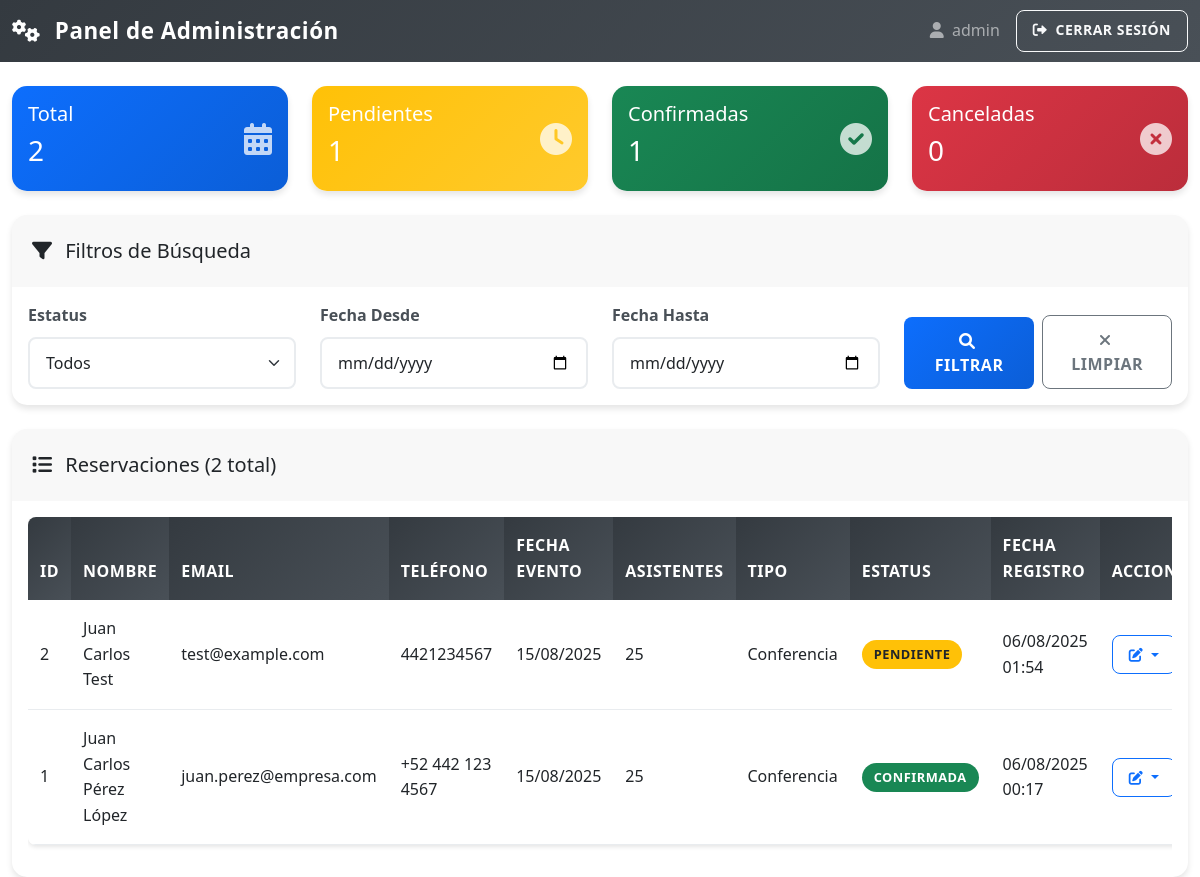
The page /?route=admin/dashboard (signed in) on the database its author committed.
### tables this page shows
CREATE TABLE reservaciones (
                id INTEGER PRIMARY KEY AUTOINCREMENT,
                nombre_completo VARCHAR(100) NOT NULL,
                email VARCHAR(100) NOT NULL,
                telefono VARCHAR(20) NOT NULL,
                fecha_evento DATE NOT NULL,
                numero_asistentes INTEGER NOT NULL,
                tipo_evento VARCHAR(50) NOT NULL,
                estatus VARCHAR(20) DEFAULT 'Pendiente' CHECK (estatus IN ('Pendiente', 'Confirmada', 'Cancelada')),
                comentarios TEXT NULL,
                fecha_creacion TIMESTAMP DEFAULT CURRENT_TIMESTAMP,
                fecha_actualizacion TIMESTAMP DEFAULT CURRENT_TIMESTAMP
            );

### app/views/admin_dashboard.php (the view, shortened to what the rows shown need)
<!DOCTYPE html>
<html lang="es">
<head>
    <link href="https://cdn.jsdelivr.net/npm/bootstrap@5.3.0/dist/css/bootstrap.min.css" rel="stylesheet">
    <link href="css/custom.css" rel="stylesheet">
    <link href="https://cdnjs.cloudflare.com/ajax/libs/font-awesome/6.0.0/css/all.min.css" rel="stylesheet">
</head>
<body>
    <div class="container-fluid mt-4">
        <div class="card">
            <div class="card-body">
                <?php if (empty($reservaciones)): ?>
                    <div class="text-center py-5">
                        <i class="fas fa-inbox fa-3x text-muted mb-3"></i>
                        <h5 class="text-muted">No hay reservaciones que mostrar</h5>
                        <p class="text-muted">Las reservaciones aparecerán aquí cuando los usuarios las registren.</p>
                    </div>
                <?php else: ?>
                    <div class="table-responsive">
                        <table class="table table-hover">
                            <thead class="table-dark">
                                <tr>
                                    <th>ID</th>
                                    <th>Nombre</th>
                                    <th>Email</th>
                                    <th>Teléfono</th>
                                    <th>Fecha Evento</th>
                                    <th>Asistentes</th>
                                    <th>Tipo</th>
                                    <th>Estatus</th>
                                    <th>Fecha Registro</th>
                                    <th>Acciones</th>
                                </tr>
                            </thead>
                            <tbody>
                                <?php foreach ($reservaciones as $reservacion): ?>
                                    <tr>
                                        <td><?php echo $reservacion['id']; ?></td>
                                        <td><?php echo htmlspecialchars($reservacion['nombre_completo']); ?></td>
                                        <td><?php echo htmlspecialchars($reservacion['email']); ?></td>
                                        <td><?php echo htmlspecialchars($reservacion['telefono']); ?></td>
                                        <td><?php echo date('d/m/Y', strtotime($reservacion['fecha_evento'])); ?></td>
                                        <td><?php echo $reservacion['numero_asistentes']; ?></td>
                                        <td><?php echo htmlspecialchars($reservacion['tipo_evento']); ?></td>
                                        <td>
                                            <span class="badge <?php
                                                echo match($reservacion['estatus']) {
                                                    'Pendiente' => 'bg-warning text-dark',
                                                    'Confirmada' => 'bg-success',
                                                    'Cancelada' => 'bg-danger',
                                                    default => 'bg-secondary'
                                                };
                                            ?>">
                                                <?php echo $reservacion['estatus']; ?>
                                            </span>
                                        </td>
                                        <td><?php echo date('d/m/Y H:i', strtotime($reservacion['fecha_creacion'])); ?></td>
                                        <td>
                                            <div class="btn-group" role="group">
                                                <div class="dropdown">
                                                    <button class="btn btn-outline-primary btn-sm dropdown-toggle" type="button" data-bs-toggle="dropdown">
                                                        <i class="fas fa-edit"></i>
                                                    </button>
                                                </div>
                                            </div>
                                        </td>
                                    </tr>
                                <?php endforeach; ?>
                            </tbody>
                        </table>
                    </div>
                <?php endif; ?>
            </div>
        </div>
    </div>
</body>
</html>

### rows shown on the page
reservaciones: id "2", nombre_completo "Juan Carlos Test", email "test@example.com", telefono "4421234567", fecha_evento "15/08/2025", numero_asistentes "25", tipo_evento "Conferencia", estatus "PENDIENTE", fecha_creacion "06/08/2025 01:54"
reservaciones: id "1", nombre_completo "Juan Carlos Pérez López", email "juan.perez@empresa.com", telefono "+52 442 123 4567", fecha_evento "15/08/2025", numero_asistentes "25", tipo_evento "Conferencia", estatus "CONFIRMADA", fecha_creacion "06/08/2025 00:17"

### other values the page prints
$_SESSION['admin_username'] "admin"
$totalReservaciones "2"
count($pendientes) "1"
count($confirmadas) "1"
count($canceladas) "0"
